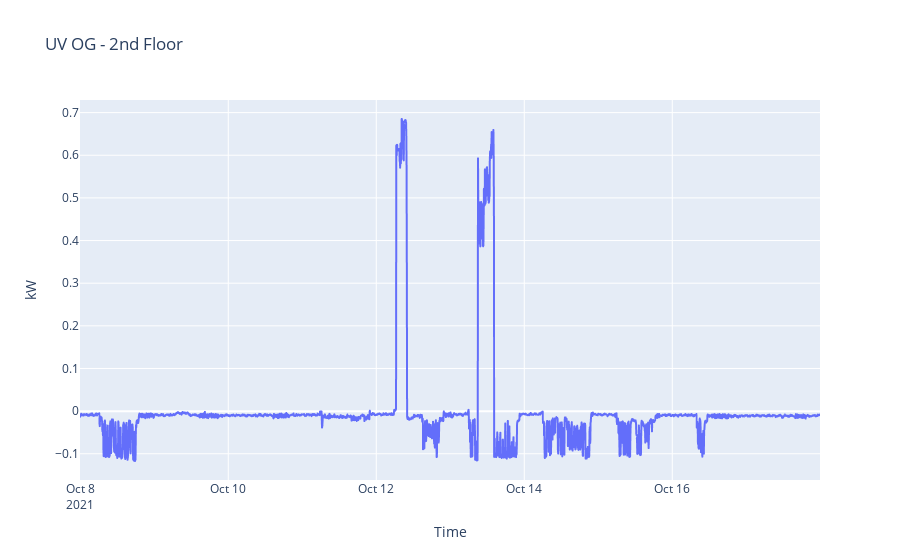

Notebook code for this chart:
### Code cell
px.line(
    x=df_1T.index, y=df_1T.kw, 
    title='UV OG - 2nd Floor',
    labels={
        'x': 'Time',
        'y': 'kW'
    })

### Figure 1 — Plotly figure (JSON) as saved in the notebook; plotly's stock layout.template omitted (floating-point values rounded to 4 significant figures; data arrays with more than 128 entries replaced by an {"elided": "..."} marker saying what was removed)
{"data": [{"hovertemplate": "Time=%{x}<br>kW=%{y}<extra></extra>", "legendgroup": "", "line": {"color": "#636efa", "dash": "solid"}, "marker": {"symbol": "circle"}, "mode": "lines", "name": "", "showlegend": false, "type": "scattergl", "x": {"elided": "2881 str values"}, "xaxis": "x", "y": {"elided": "2881 float values"}, "yaxis": "y"}], "layout": {"legend": {"tracegroupgap": 0}, "title": {"text": "UV OG - 2nd Floor"}, "xaxis": {"anchor": "y", "domain": [0, 1], "title": {"text": "Time"}}, "yaxis": {"anchor": "x", "domain": [0, 1], "title": {"text": "kW"}}}}
